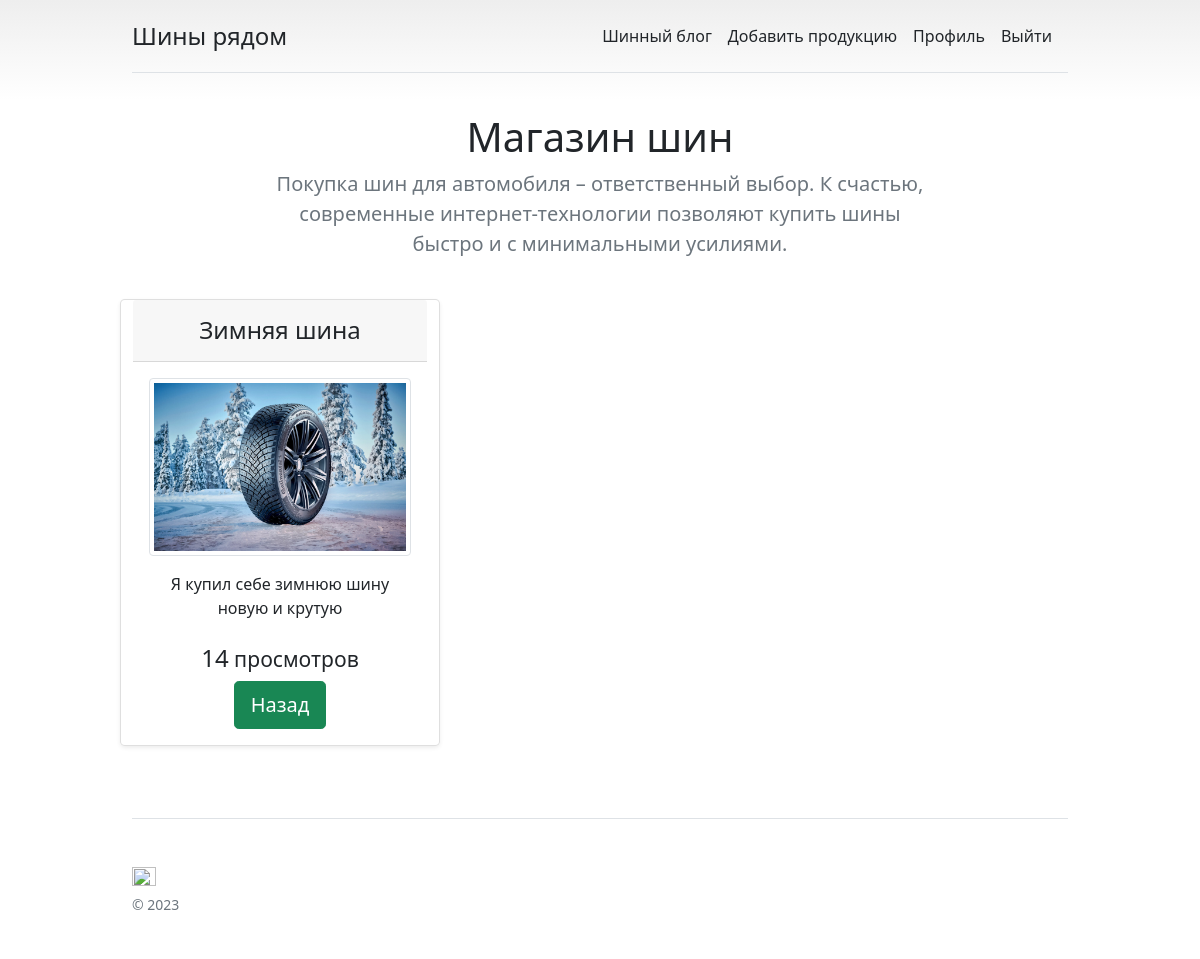
The page /blog/zimnaya-shina/ (signed in) on the database its author committed.
### main/models.py (models this page shows, shortened)
class Blog(models.Model):
    title = models.CharField(max_length=255, verbose_name='заголовок')
    slug = models.SlugField(max_length=255, unique=True, db_index=True, verbose_name="URL")
    content = models.TextField(verbose_name='запись')
    picture = models.ImageField(upload_to="media/photos/%Y/%m/%d/", verbose_name='Картинка', blank=True)
    time_create = models.DateTimeField(auto_now_add=True, verbose_name='Дата создания')
    is_published = models.BooleanField(default=True, verbose_name='Статус публикации')
    views = models.IntegerField(default=0, verbose_name='количество просмотров')
    def save(self, *args, **kwargs):
        self.slug = self.slug or slugify(self.title)
        super().save(*args, **kwargs)

### main/views.py (the view)
# urls.py: path('blog/<slug:the_slug>/', BlogDetailView.as_view(), name='blog_item'),
class BlogDetailView(LoginRequiredMixin, generic.DetailView):
    model = Blog
    template_name = 'main/blog_detail.html'
    slug_url_kwarg = 'the_slug'
    slug_field = 'slug'
    def get(self, request, *args, **kwargs):
        self.object = self.get_object()
        self.object.views += 1
        self.object.save()
        context = self.get_context_data(object=self.object)
        return self.render_to_response(context)

### main/templatetags/my_tags.py (called while the page is built)
@register.filter()
def mediapath(data):
    if data:
        return f'/media/{data}'
    return '#'

### main/templates/main/blog_detail.html
{% extends 'main/index.html' %}
{% load my_tags %}
{% block content %}
    <div class="card mb-4 rounded-3 shadow-sm">
          <div class="card-header py-3">
            <h4 class="my-0 fw-normal">{{ object.title }}</h4>
          </div>
          <div class="card-body">
            <img class="img-thumbnail"
                 src="{{ object.picture|mediapath }}"
                 alt="Thumbnail image">
            <ul class="list-unstyled mt-3 mb-4">
              <li>{{object.content}}</li>
            </ul>
              <h4 class="my-2 fw-normal">{{ object.views }}<small class="my-2 fw-normal">  просмотров</small></h4>
              <a class="btn btn-success btn-lg" href="{% url 'main:blog_list' %}" role="button">Назад</a>
    </div>
{% endblock %}

### static/css/pricing.css (style rules this page uses)
body { background-image: linear-gradient(180deg, #eee, #fff 100px, #fff); }

### rows shown on the page
Blog: title "Зимняя шина", picture|mediapath (picture), content "Я купил себе зимнюю шину новую и крутую", views "14"
